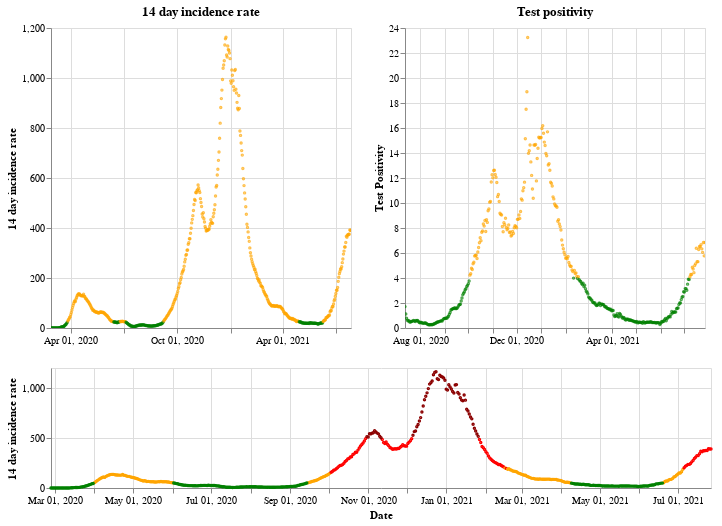

The notebook cell saved with this chart:
### Markdown cell above
## Wales

### Code cell
plot_traffic_light('Wales')

### Figure 1 — Vega-Lite specification as saved in the notebook (floating-point values rounded to 4 significant figures; data arrays with more than 128 entries replaced by an {"elided": "..."} marker saying what was removed)
{"config": {"view": {"continuousWidth": 400, "continuousHeight": 300}}, "vconcat": [{"hconcat": [{"mark": {"type": "point", "size": 2}, "encoding": {"color": {"condition": {"value": "green", "test": "(datum.twoWeeklyCasesRate <= 25)"}, "value": "orange"}, "tooltip": [{"type": "nominal", "field": "areaName"}, {"type": "temporal", "field": "date"}, {"type": "quantitative", "field": "twoWeeklyCasesRate"}, {"type": "quantitative", "field": "testPositivity"}], "x": {"type": "temporal", "axis": {"title": ""}, "field": "date", "scale": {"domain": {"selection": "DateBrush"}}, "timeUnit": "yearmonthdate"}, "y": {"type": "quantitative", "axis": {"title": "14 day incidence rate"}, "field": "twoWeeklyCasesRate"}}, "title": "14 day incidence rate", "width": 300}, {"mark": {"type": "point", "size": 2}, "encoding": {"color": {"condition": {"value": "green", "test": "(datum.testPositivity <= 4)"}, "value": "orange"}, "tooltip": [{"type": "nominal", "field": "areaName"}, {"type": "temporal", "field": "date"}, {"type": "quantitative", "field": "twoWeeklyCasesRate"}, {"type": "quantitative", "field": "testPositivity"}], "x": {"type": "temporal", "axis": {"title": ""}, "field": "date", "scale": {"domain": {"selection": "DateBrush"}}, "timeUnit": "yearmonthdate"}, "y": {"type": "quantitative", "axis": {"title": "Test Positivity"}, "field": "testPositivity"}}, "title": "Test positivity", "width": 300}]}, {"layer": [{"mark": {"type": "point", "size": 2}, "encoding": {"color": {"condition": {"value": "orange", "test": "(((datum.testPositivity < 4) && (datum.twoWeeklyCasesRate >= 50)) && (datum.twoWeeklyCasesRate < 200))"}, "value": "red"}, "opacity": {"condition": {"value": 1, "test": "((datum.twoWeeklyCasesRate >= 50) && (datum.twoWeeklyCasesRate < 500))"}, "value": 0}, "tooltip": [{"type": "nominal", "field": "areaName"}, {"type": "temporal", "field": "date"}, {"type": "quantitative", "field": "twoWeeklyCasesRate"}, {"type": "quantitative", "field": "testPositivity"}], "x": {"type": "temporal", "axis": {"title": "Date"}, "field": "date", "timeUnit": "yearmonthdate"}, "y": {"type": "quantitative", "axis": {"title": "14 day incidence rate"}, "field": "twoWeeklyCasesRate"}}, "selection": {"DateBrush": {"type": "interval", "encodings": ["x"], "fields": ["Time"]}}}, {"mark": {"type": "point", "size": 2}, "encoding": {"color": {"value": "darkred"}, "opacity": {"condition": {"value": 1, "test": "(datum.twoWeeklyCasesRate >= 500)"}, "value": 0}, "tooltip": [{"type": "nominal", "field": "areaName"}, {"type": "temporal", "field": "date"}, {"type": "quantitative", "field": "twoWeeklyCasesRate"}, {"type": "quantitative", "field": "testPositivity"}], "x": {"type": "temporal", "axis": {"title": "Date"}, "field": "date", "timeUnit": "yearmonthdate"}, "y": {"type": "quantitative", "axis": {"title": "14 day incidence rate"}, "field": "twoWeeklyCasesRate"}}}, {"mark": {"type": "point", "size": 2}, "encoding": {"color": {"condition": {"value": "green", "test": "((datum.testPositivity < 4) && (datum.twoWeeklyCasesRate < 50))"}, "value": "orange"}, "opacity": {"condition": {"value": 1, "test": "(datum.twoWeeklyCasesRate < 50)"}, "value": 0}, "tooltip": [{"type": "nominal", "field": "areaName"}, {"type": "temporal", "field": "date"}, {"type": "quantitative", "field": "twoWeeklyCasesRate"}, {"type": "quantitative", "field": "testPositivity"}], "x": {"type": "temporal", "axis": {"title": "Date"}, "field": "date", "timeUnit": "yearmonthdate"}, "y": {"type": "quantitative", "axis": {"title": "14 day incidence rate"}, "field": "twoWeeklyCasesRate"}}}], "height": 120, "width": 660}], "data": {"name": "data-70abfd720e5867f6f544572fc1f515ab"}, "$schema": "https://vega.github.io/schema/vega-lite/v4.8.1.json", "datasets": {"data-70abfd720e5867f6f544572fc1f515ab": {"elided": "517 records"}}}
